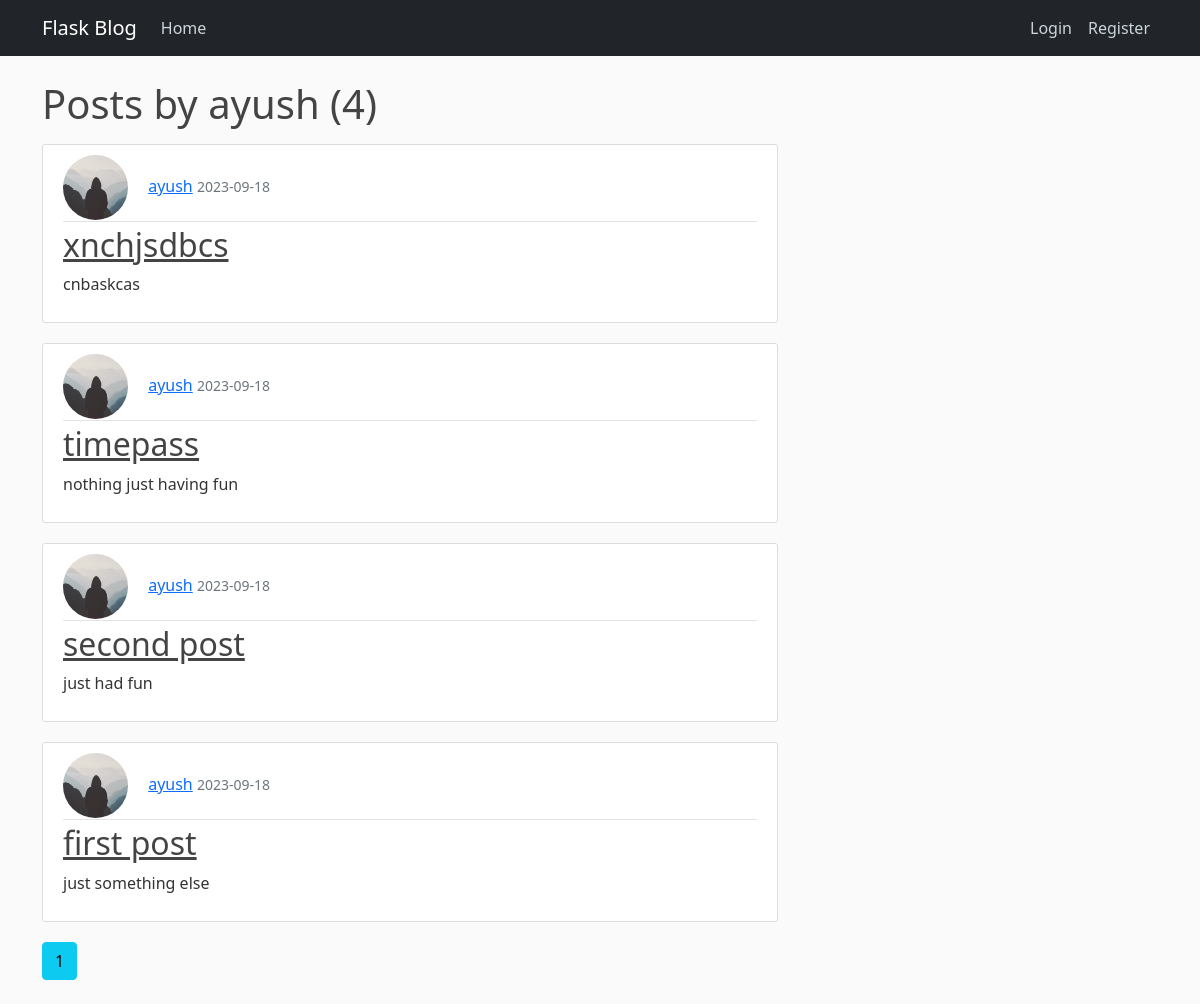
Page /user/ayush on the committed database.
### flask_blog/models.py (models this page shows, shortened)
class User(db.Model, UserMixin):
    id = db.Column(db.Integer, primary_key=True)
    username = db.Column(db.String(20), unique=True, nullable=False)
    email = db.Column(db.String(120), unique=True, nullable=False)
    image_file = db.Column(db.String(20), nullable=False, default="default.jpg")
    password = db.Column(db.String(60), nullable=False)
    posts = db.relationship("Post", backref="Author", lazy=True)

class Post(db.Model):
    id = db.Column(db.Integer, primary_key=True)
    title = db.Column(db.String(100), nullable=False)
    date_posted = db.Column(db.DateTime, nullable=False, default=datetime.utcnow)
    content = db.Column(db.Text, nullable=False)
    user_id = db.Column(db.Integer, db.ForeignKey("user.id"), nullable=False)

### flask_blog/routes.py (the view)
@app.route("/user/<string:username>")
def user_post(username):
    page = request.args.get("page", 1, type=int)
    user = User.query.filter_by(username=username).first_or_404()
    post = Post.query.filter_by(Author=user).order_by(Post.date_posted.desc()).paginate(page=page, per_page=5)
    return render_template("user_post.html", posts=post, user=user)

### flask_blog/templates/user_post.html (shortened to what this page needs)
{% extends "base.html" %}
{% block body %}
<h1 class="mb-3">Posts by {{user.username}} ({{posts.total}})</h1>
    {%for post in posts.items%}
    <article class="media content-section">
        <div class="media-body">
          <div class="article-metadata">
            <img class="rounded-circle article-img" src={{url_for('static',filename='pics/'+post.Author.image_file)}}>
            <a class="mr-2" href="{{url_for('user_post',username=post.Author.username)}}">{{ post.Author.username }}</a>
            <small class="text-muted">{{ post.date_posted.strftime('%Y-%m-%d') }}</small>
          </div>
          <h2><a class="article-title" href="{{url_for('post',post_id=post.id)}}">{{ post.title }}</a></h2>
          <p class="article-content">{{ post.content }}</p>
        </div>
      </article>
      {% endfor %}
      {% for page_num in posts.iter_pages(left_edge=1, right_edge=1,left_current=1,right_current=2) %}
              {%if page_num %}
                 {% if posts.page== page_num%}
                      <a class='btn btn-info mb-4' href="{{url_for('user_post',username=user.username,page=page_num)}}">{{page_num}}</a>
                  {%else%}
                  <a class='btn btn-outline-info mb-4' href="{{url_for('user_post',username=user.username,page=page_num)}}">{{page_num}}</a>
                  {% endif %}
              {% else %}
              ...
              {% endif %}
      {% endfor %}
{% endblock body %}

### flask_blog/static/main.css (style rules this page uses)
body { background: #fafafa; color: #333333; margin-top: 5rem; }
h1, h2, h3, h4, h5, h6 { color: #444444; }
.content-section { background: #ffffff; padding: 10px 20px; border: 1px solid #dddddd; border-radius: 3px; margin-bottom: 20px; }
.article-title { color: #444444; }
.article-content { white-space: pre-line; }
.article-img { height: 65px; width: 65px; margin-right: 16px; }
.article-metadata { padding-bottom: 1px; margin-bottom: 4px; border-bottom: 1px solid #e3e3e3 }

### rows in the picture
User: username "ayush"
Post: image_file (placeholder picture), Author.username "ayush", date_posted "2023-09-18", title "xnchjsdbcs", content "cnbaskcas"
Post: image_file (placeholder picture), Author.username "ayush", date_posted "2023-09-18", title "timepass", content "nothing just having fun"
Post: image_file (placeholder picture), Author.username "ayush", date_posted "2023-09-18", title "second post", content "just had fun"
Post: image_file (placeholder picture), Author.username "ayush", date_posted "2023-09-18", title "first post", content "just something else"

### other values in the picture
{{ posts.total }} "4"
{{ page_num }} "1"
